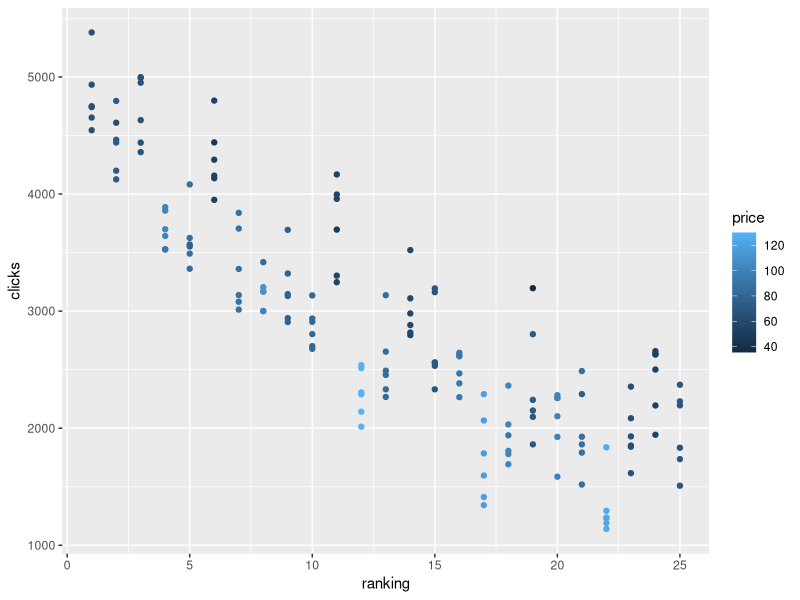

This chart was generated by the following R code:

#############
# 2025 Exam #
# Block 2   #
#############

df <- read.csv("ranking-clicks.csv")

# Q5
median(df$price)

# Q6
sum(df$clicks[df$product_id == 1])

# Q7
library(ggplot2)
ggplot(df, aes(ranking, clicks, color = price)) + geom_point()

# Q8
aggregate(clicks ~ product_id, data = df, FUN = sum)

# Q9
library(reshape2)
dcast(df, product_id ~ week, value.var = "clicks")
